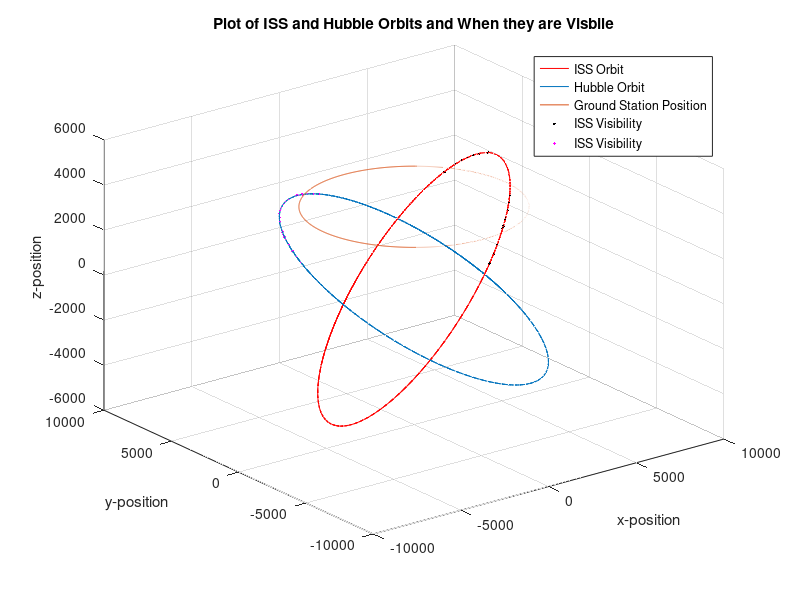

The MATLAB script that drew this image:
%%clean up
clear; close all; clc;

%%calls in all files
load("GSPosition.csv");
load("Sat1Position.csv");
load("Sat2Position.csv");
load("Sat1Visibility.csv");
load("Sat2Visibility.csv");

%%sets each row from respective positions to x, y and z (number after :
%%says what column to call from
x = Sat1Position(:,1);
y = Sat1Position(:,2);
z = Sat1Position(:,3);
x2 = Sat2Position(:,1);
y2 = Sat2Position(:,2);
z2 = Sat2Position(:,3);
x3 = GSPosition(:,1);
y3 = GSPosition(:,2);
z3 = GSPosition(:,3);
x4 = Sat1Visibility(:,1) == 1;
x5 = Sat2Visibility(:,1) == 1;

%%plot the ISS orbit
p1 = plot3(x,y,z,'r', 'DisplayName', 'ISS Orbit');
hold on %%allows us to graph both orbits
grid on

%%assignes where the ISS position equals 1 to visibility 
xVis = x(x4);
yVis = y(x4);
zVis = z(x4);

%%plots points where the ISS position equals 1/plots the visibility
p4 = plot3(xVis,yVis,zVis, '.k', 'DisplayName', 'ISS Visibility');

%%plot the hubble orbit
p2 = plot3(x2,y2,z2, 'DisplayName', 'Hubble Orbit');

%%assignes where the Hubble position equals 1 to visibility 
x2Vis = x2(x5);
y2Vis = y2(x5);
z2Vis = z2(x5);

%%plots points where the Hubble position equals 1/plots the visibility
p5 = plot3(x2Vis,y2Vis,z2Vis, '.m', 'DisplayName', 'ISS Visibility');

%%plots the ground station
p3 = plot3(x3,y3,z3, 'DisplayName', 'Ground Station Position');

%%creates a legend for each plot the name is listed in the original plots
legend([p1,p2,p3,p4,p5]);
grid on

%%labels eavh axis
xlabel('x-position');
ylabel('y-position');
zlabel('z-position');

%%titles the graph
title('Plot of ISS and Hubble Orbits and When they are Visbile');

%%creates an animations for the plots
h = length(x);

for k=2:h
    set(p1, 'xdata', x(1:k), 'ydata', y(1:k), 'zdata', z(1:k));
    set(p2, 'xdata', x2(1:k), 'ydata', y2(1:k), 'zdata', z2(1:k));
    pause(0.001);
    %%set(p3, 'xdata', x3(1:k), 'ydata', y3(1:k), 'zdata', z3(1:k)); Didn't
    %%add this because the animation for the GS was super slow compared to
    %%the other two
end 

hold off

